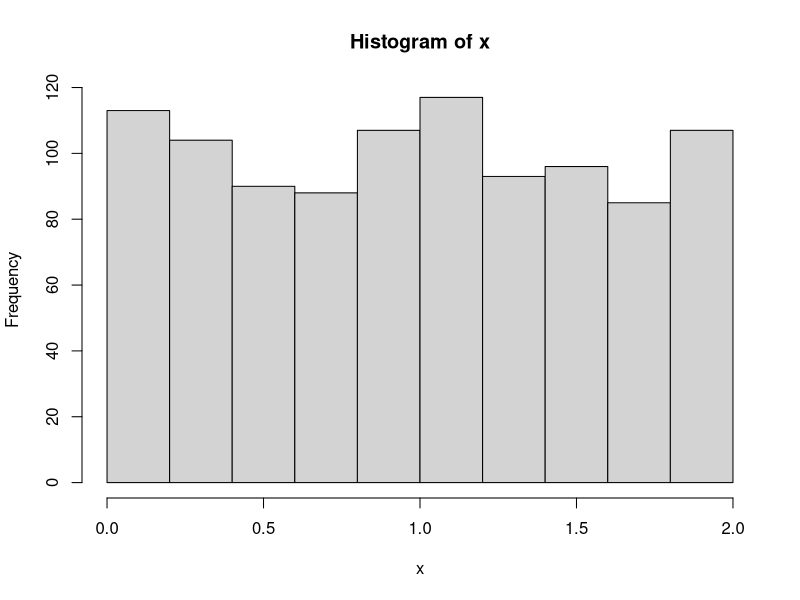
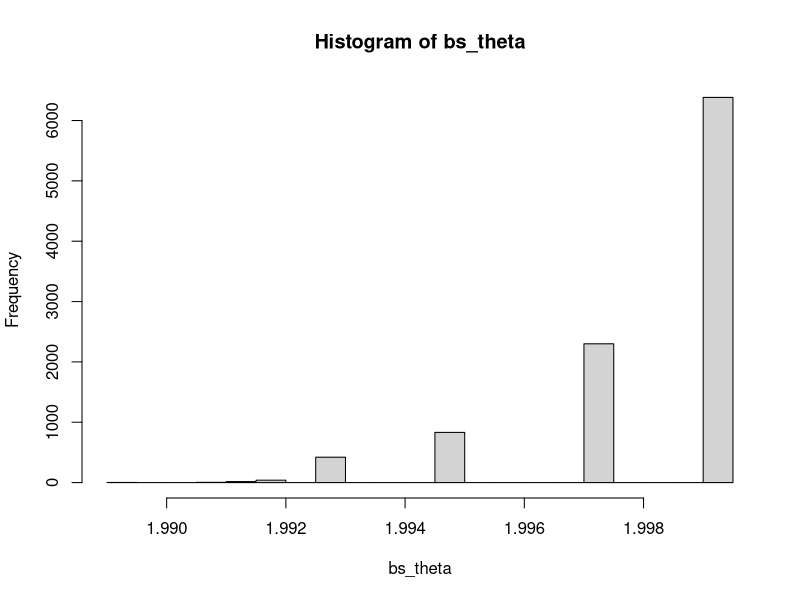

The R script that drew these images, in order: (Note: this script raises an error after producing the figures.)
## ---- chunk 1
knitr::opts_chunk$set(cache = TRUE)
## ---- chunk 2
theta <- 2
x <- runif(1000, min = 0, max = theta)
## ---- chunk 3
hist(x)
## ---- chunk 4
(theta_est <- max(x))
## ---- chunk 5
max(sample(x, replace = TRUE))
## ---- chunk 6
n_samples <- 10000
bs_theta <- replicate(n_samples, max(sample(x, replace = TRUE)))
## ---- chunk 7
hist(bs_theta)
## ---- chunk 8
max(x)
## ---- chunk 9
max(bs_theta)
## ---- chunk 10
quantile(bs_theta, c(0.025, 0.975))
## ---- chunk 11
future::plan("multiprocess")

bootstrap_ci <- function(x, f, alpha = 0.05, n_samples = 1000) {
  bs_out <- replicate(n_samples, f(sample(x, replace = TRUE)))
  quantile(bs_out, c(alpha/2, 1 - alpha/2))
}

bootstrap_coverage <- function(truth, ci_f, n_reps = 1000) {
  bootstrap_cis <- furrr::future_map(1:n_reps, function(x) ci_f())
  coverage <- mean(purrr::map_lgl(bootstrap_cis, ~prod(. - truth) < 0))
  coverage_ci <- coverage + c(-1, 1)*qnorm(0.975)*sqrt(coverage*(1 - coverage)/n_reps)
  c(lower = coverage_ci[1],
    coverage = coverage,
    upper = coverage_ci[2])
}
## ---- chunk 12
bootstrap_coverage(truth = 0, ci_f = function() bootstrap_ci(rnorm(50), mean))
## ---- chunk 13
n <- c(2, 3, 5, 7, 10, 15, 30, 75, 100)

(coverage_results <- lapply(n, function(n) bootstrap_coverage(truth = 0, ci_f = function() bootstrap_ci(rnorm(n), mean, n_samples = 5000))))
